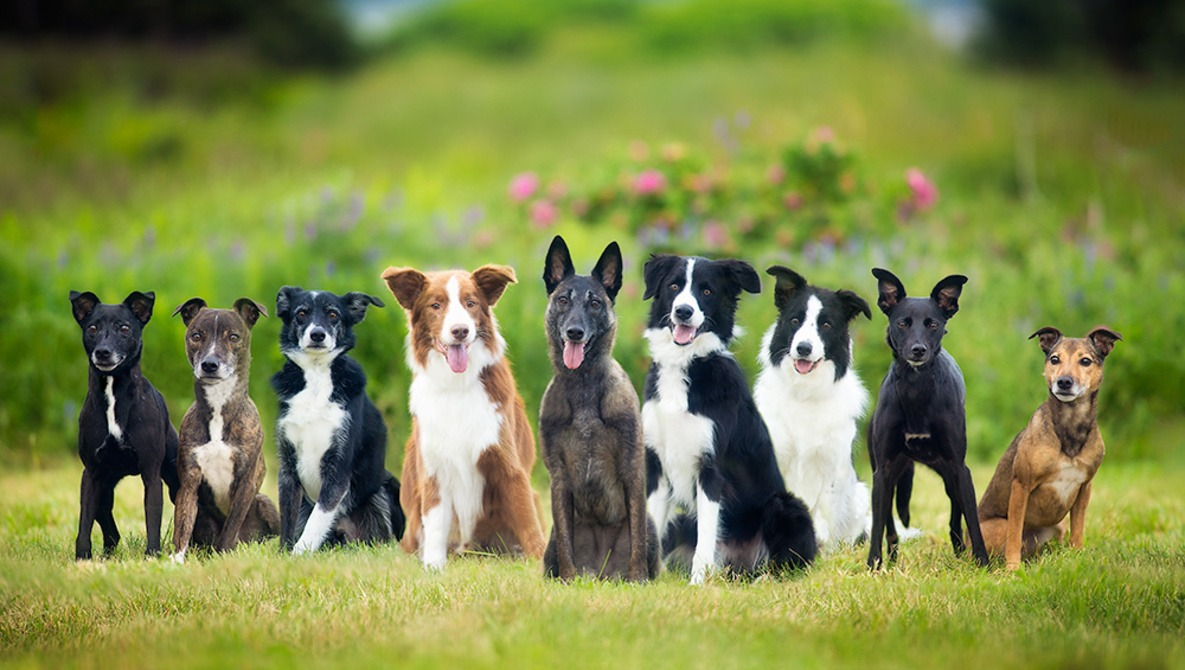
#> input picture algorithms/claude-cookbooks/src/images/best_practices/nine_dogs.jpg, 1185 x 670 px; its folder holds only this picture in this run
$ python -i kaleidoscope.py   (imports and definitions only)
#> lines starting #> are read from the running program, lines starting #| are printed output that depends on the picture
#> further down, picture is the input picture: PIL image 1185x670 RGB; mean R, G, B 124.4, 134.8, 73.4
#!/usr/bin/env python3
"""
APEX Script Header (APEX OPP-Phase2 / 2.8)
skill_id: anthropic-skills.slack-gif-creator
script_name: kaleidoscope.py
script_purpose: [TODO: one sentence — what this script does and when it is invoked]
why: [TODO: why this script exists — what problem it solves vs inline LLM reasoning]
what_if_fails: emit {"error": "<message>", "code": 1} to stderr; never block the parent skill.
apex_version: v00.36.0
"""
"""
Kaleidoscope Effect - Create mirror/rotation effects.

Apply kaleidoscope effects to frames or objects for psychedelic visuals.
"""

import sys
from pathlib import Path
import math

sys.path.append(str(Path(__file__).parent.parent))

from PIL import Image, ImageOps, ImageDraw
import numpy as np


# [66 lines left out: function apply_kaleidoscope, not called in this run]


def apply_simple_mirror(frame: Image.Image, mode: str = 'quad') -> Image.Image:
    """
    Apply simple mirror effect (faster than full kaleidoscope).

    Args:
        frame: Input frame
        mode: 'horizontal', 'vertical', 'quad' (4-way), 'radial'

    Returns:
        Mirrored frame
    """
#> called with mode = 'quad'
    width, height = frame.size
#> width = 1185; height = 670
    center_x, center_y = width // 2, height // 2
#> center_x = 592; center_y = 335

    if mode == 'horizontal':
        # Mirror left half to right
        left_half = frame.crop((0, 0, center_x, height))
        left_flipped = ImageOps.mirror(left_half)
        result = frame.copy()
        result.paste(left_flipped, (center_x, 0))
        return result

    elif mode == 'vertical':
        # Mirror top half to bottom
        top_half = frame.crop((0, 0, width, center_y))
        top_flipped = ImageOps.flip(top_half)
        result = frame.copy()
        result.paste(top_flipped, (0, center_y))
        return result

    elif mode == 'quad':
        # 4-way mirror (top-left quadrant mirrored to all)
        quad = frame.crop((0, 0, center_x, center_y))
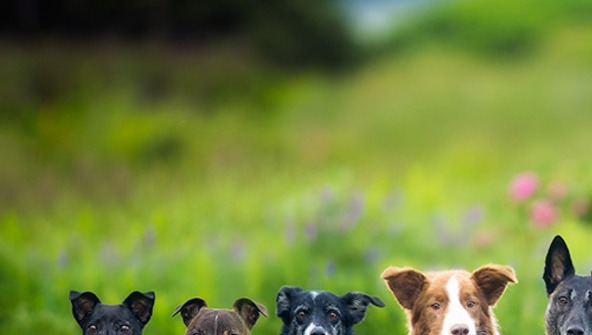
#> quad: PIL image 592x335 RGB; mean R, G, B 113.8, 130.9, 58.7

        result = Image.new('RGB', (width, height))
#> result: PIL image 1185x670 RGB; every value is 0

        # Top-left (original)
        result.paste(quad, (0, 0))
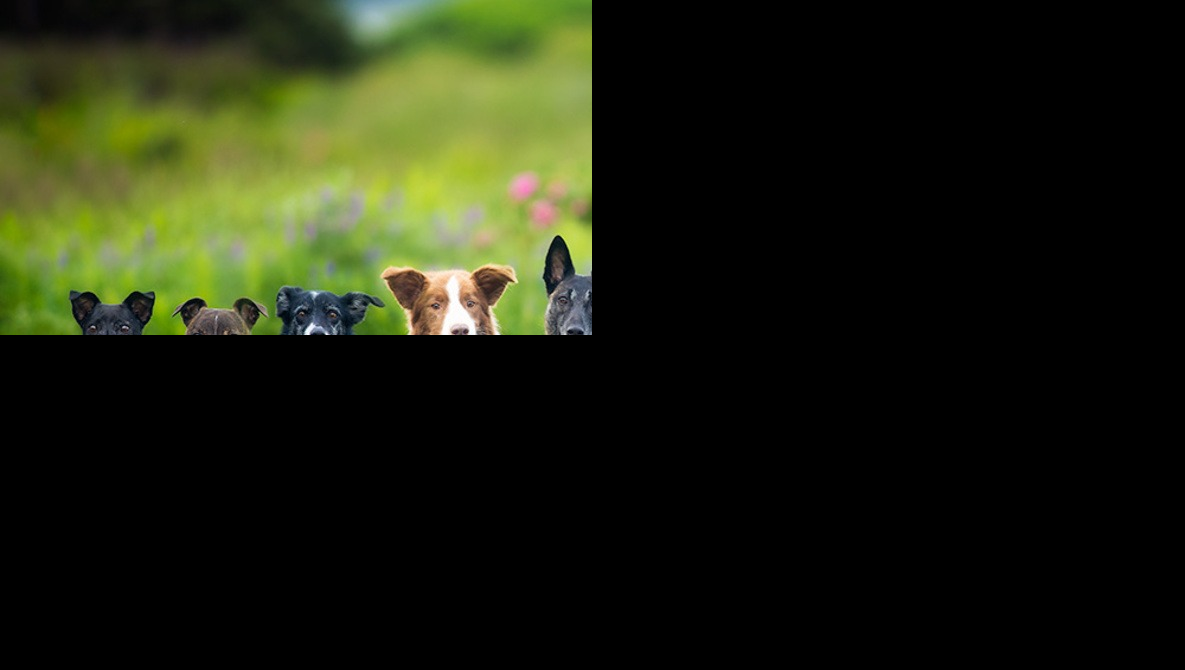
#> result: PIL image 1185x670 RGB; mean R, G, B 28.4, 32.7, 14.7

        # Top-right (horizontal mirror)
        result.paste(ImageOps.mirror(quad), (center_x, 0))
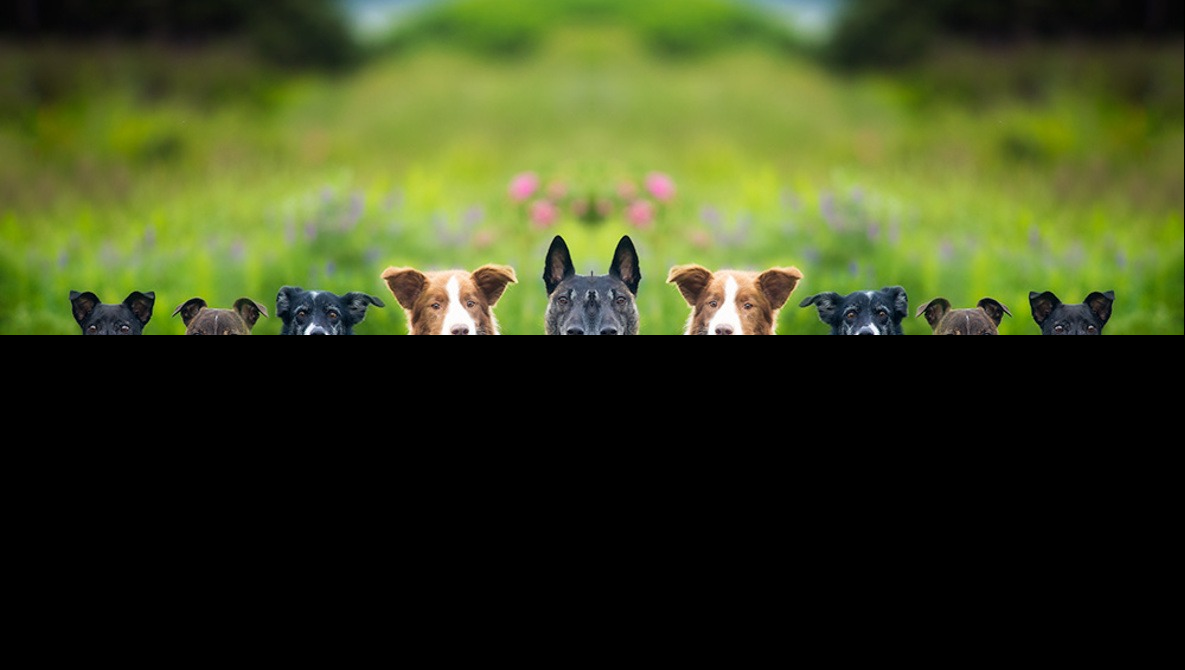
#> result: PIL image 1185x670 RGB; mean R, G, B 56.9, 65.4, 29.3

        # Bottom-left (vertical mirror)
        result.paste(ImageOps.flip(quad), (0, center_y))
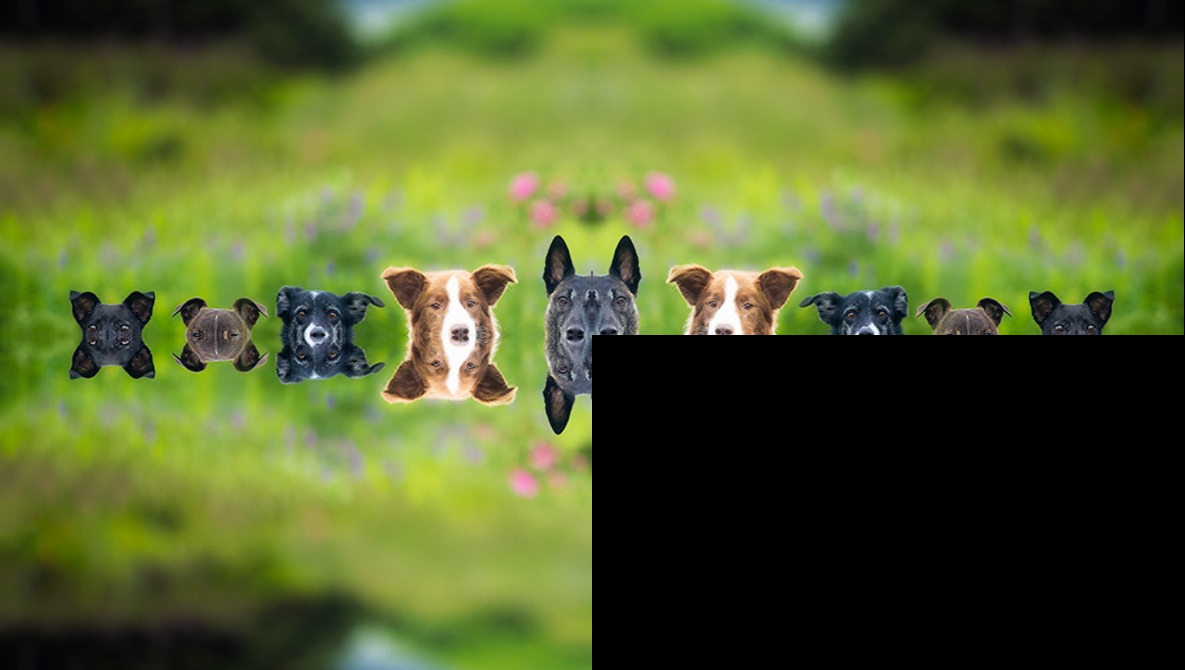
#> result: PIL image 1185x670 RGB; mean R, G, B 85.3, 98.1, 44

        # Bottom-right (both mirrors)
        result.paste(ImageOps.flip(ImageOps.mirror(quad)), (center_x, center_y))
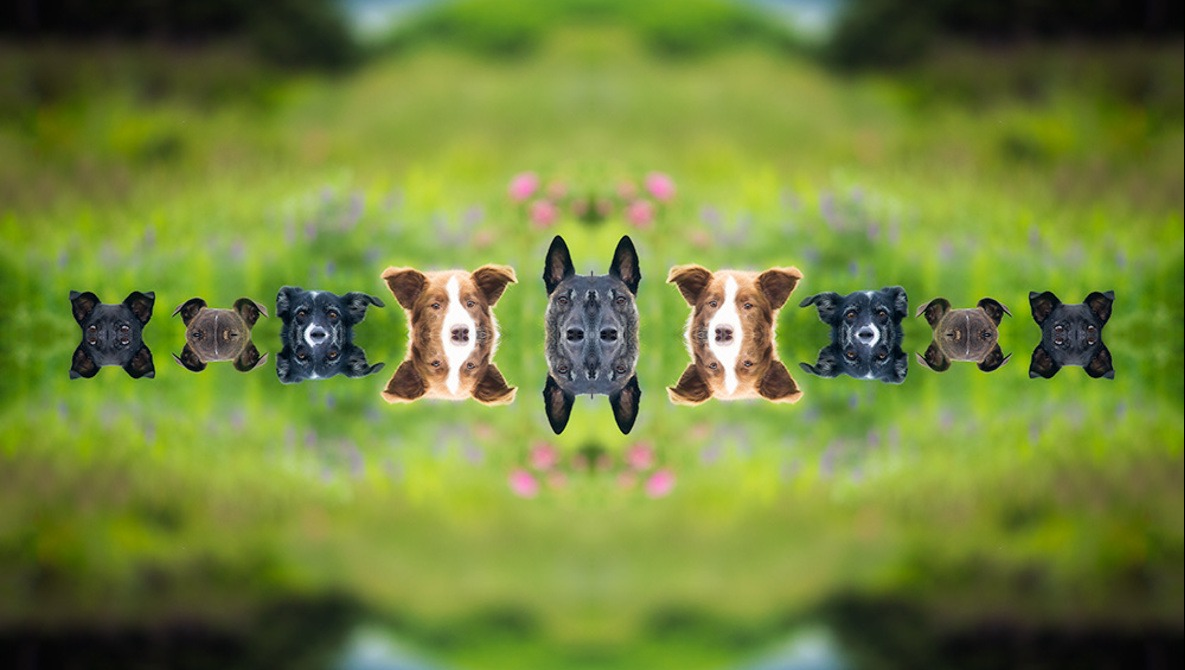
#> result: PIL image 1185x670 RGB; mean R, G, B 113.7, 130.8, 58.7

        return result

    else:
        return frame


# [53 lines left out: function create_kaleidoscope_animation, not called in this run]


# Example usage
# [16 lines not run here, left out]

>>> from PIL import Image
>>> picture = Image.open('../../../../algorithms/claude-cookbooks/src/images/best_practices/nine_dogs.jpg')
>>> result = apply_simple_mirror(picture)
